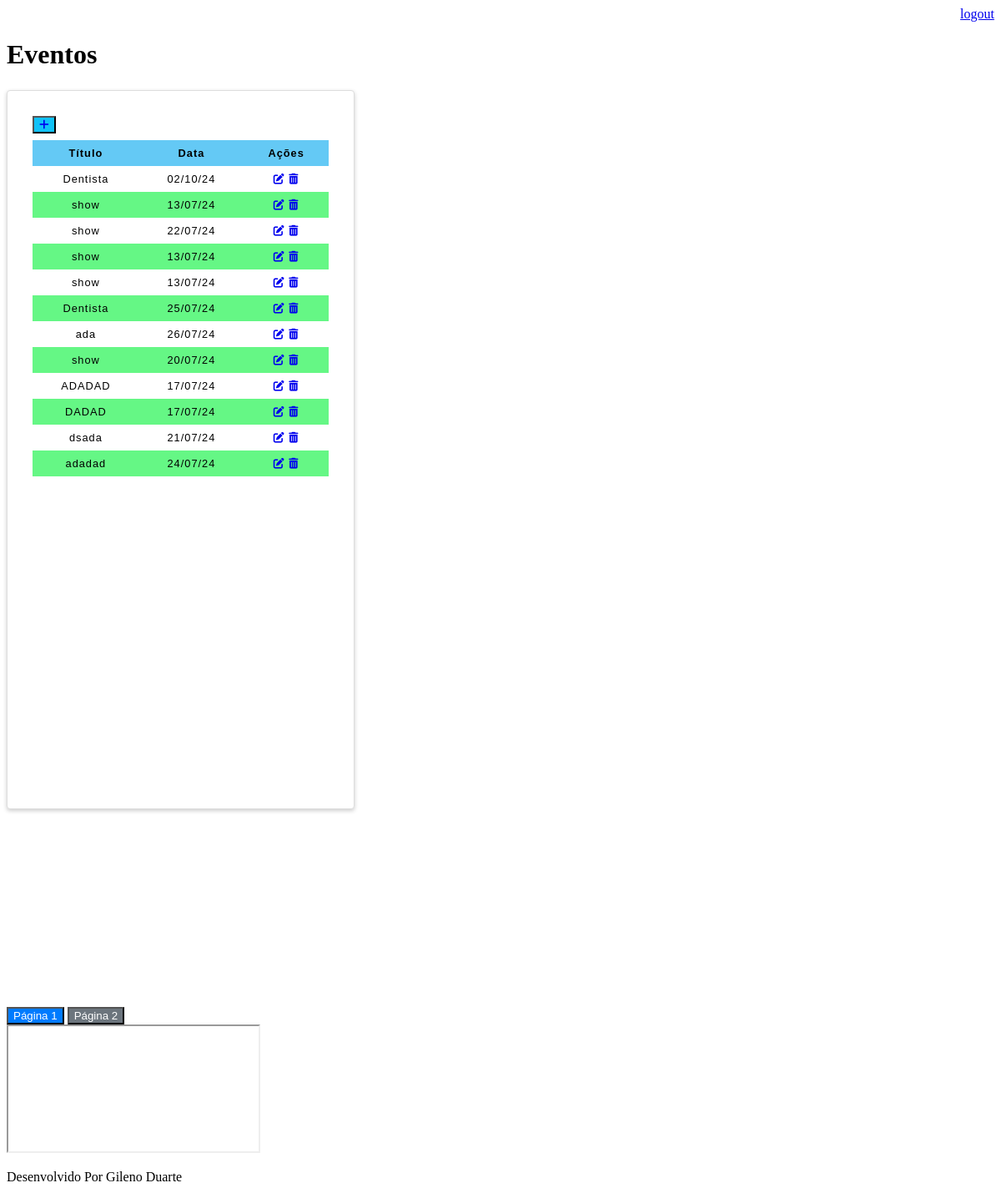
Before: /agenda/ (signed in) with the older database file.
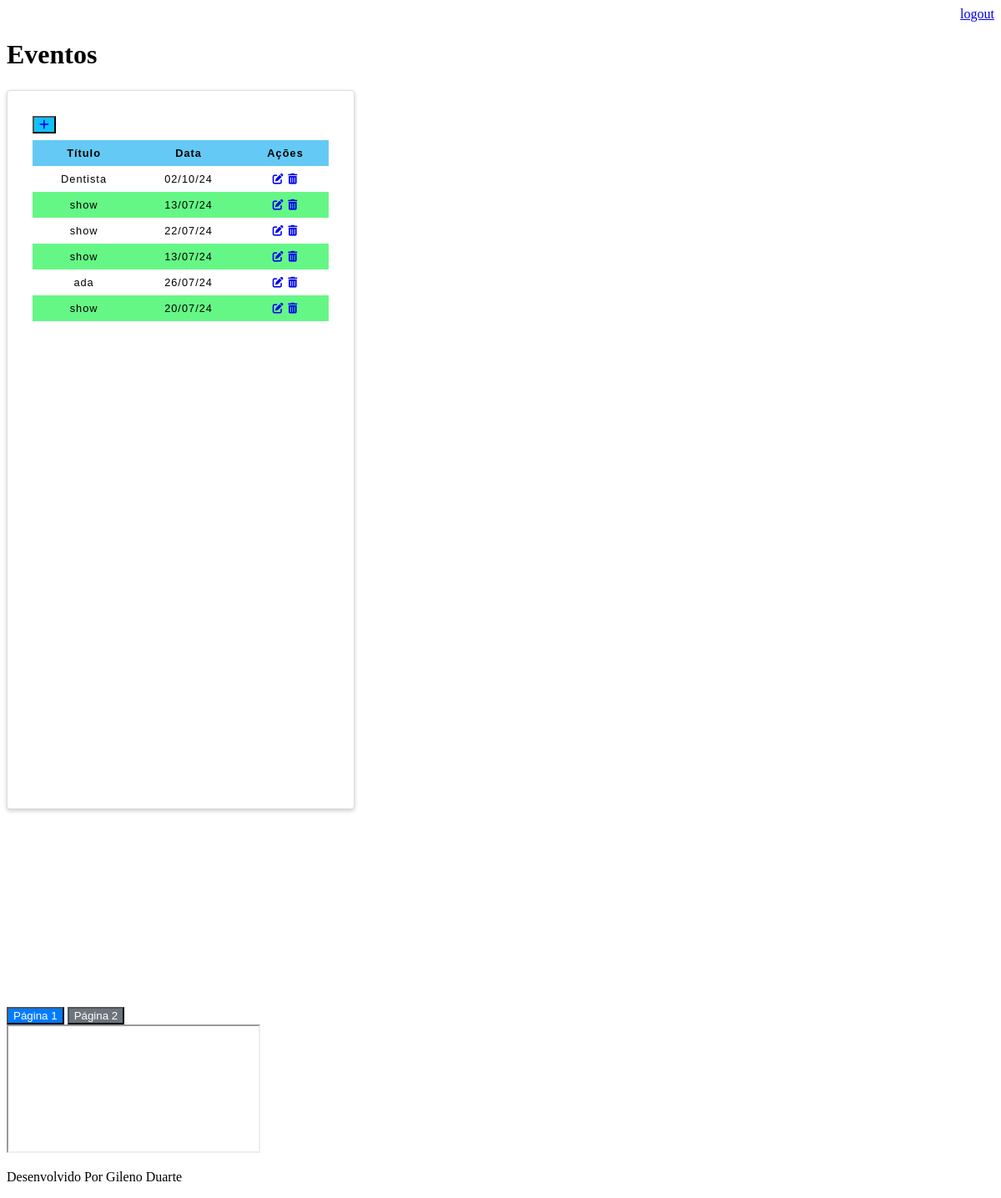
After: the same page with the newer database file.
### core/models.py (models this page shows, shortened)
class Evento(models.Model):
    titulo=models.CharField(max_length=100)
    descricao=models.TextField(blank=True, null=True)
    data_evento = models.DateTimeField()
    data_criacao= models.DateTimeField(auto_now=True)
    usuario = models.ForeignKey(User, on_delete=models.CASCADE)
    class Meta:
        db_table = 'evento'
    def get_data_evento(self):
        return self.data_evento.strftime('%d/%m/%y')

### core/views.py (the view)
# urls.py: path('agenda/', views.lista_eventos),
@login_required(login_url='/login/')
def lista_eventos(request):
    usuario= request.user
    evento = Evento.objects.filter(usuario=usuario)
    dados={'eventos': evento}
    return render(request,'agenda.html', dados)

### templates/agenda.html (shortened to what this page needs)
{% extends "model-page.html" %}
{% block content %}
  <h1>Eventos</h1>
  <div class="evento-container">
    <button class="bt-adicao"><a href="evento/" ><i class="fa fa-plus" aria-hidden="true"></i></a></button>
        <div class="evento">
            <table class="table-class">
                <thead>
                    <tr>
                        <th scope="col">Título</th>
                        <th scope="col">Data</th>
                        <th scope="col">Ações</th>
                    </tr>
                </thead>
                <tbody>
                    {% for evento in eventos %}
                        <tr>
                            <td>{{ evento.titulo }}</td>
                            <td>{{ evento.get_data_evento }}</td>
                            <td>
                                <a href="evento/?id={{ evento.id }}"><i class="fas fa-edit acoes"></i></a> <a href="evento/delete/{{ evento.id }}"><i class="fas fa-trash-alt"></i></a>
                            </td>
                        </tr>
                    {% endfor %}
                </tbody>
            </table>
        </div>
  </div>
  <div class="container-iframe">
        <div class="navigation">
            <button class="btn-primary" onclick="loadPage('page1.html')">Página 1</button>
            <button class="btn-secondary" onclick="loadPage('page2.html')">Página 2</button>
        </div>
        <iframe id="content-frame" src="page1.html"></iframe>
    </div>
{% endblock %}

Changed rows visible on the page:
removed Evento: titulo "show", get_data_evento "13/07/24"
removed Evento: titulo "Dentista", get_data_evento "25/07/24"
removed Evento: titulo "ADADAD", get_data_evento "17/07/24"
removed Evento: titulo "DADAD", get_data_evento "17/07/24"
removed Evento: titulo "dsada", get_data_evento "21/07/24"
removed Evento: titulo "adadad", get_data_evento "24/07/24"
